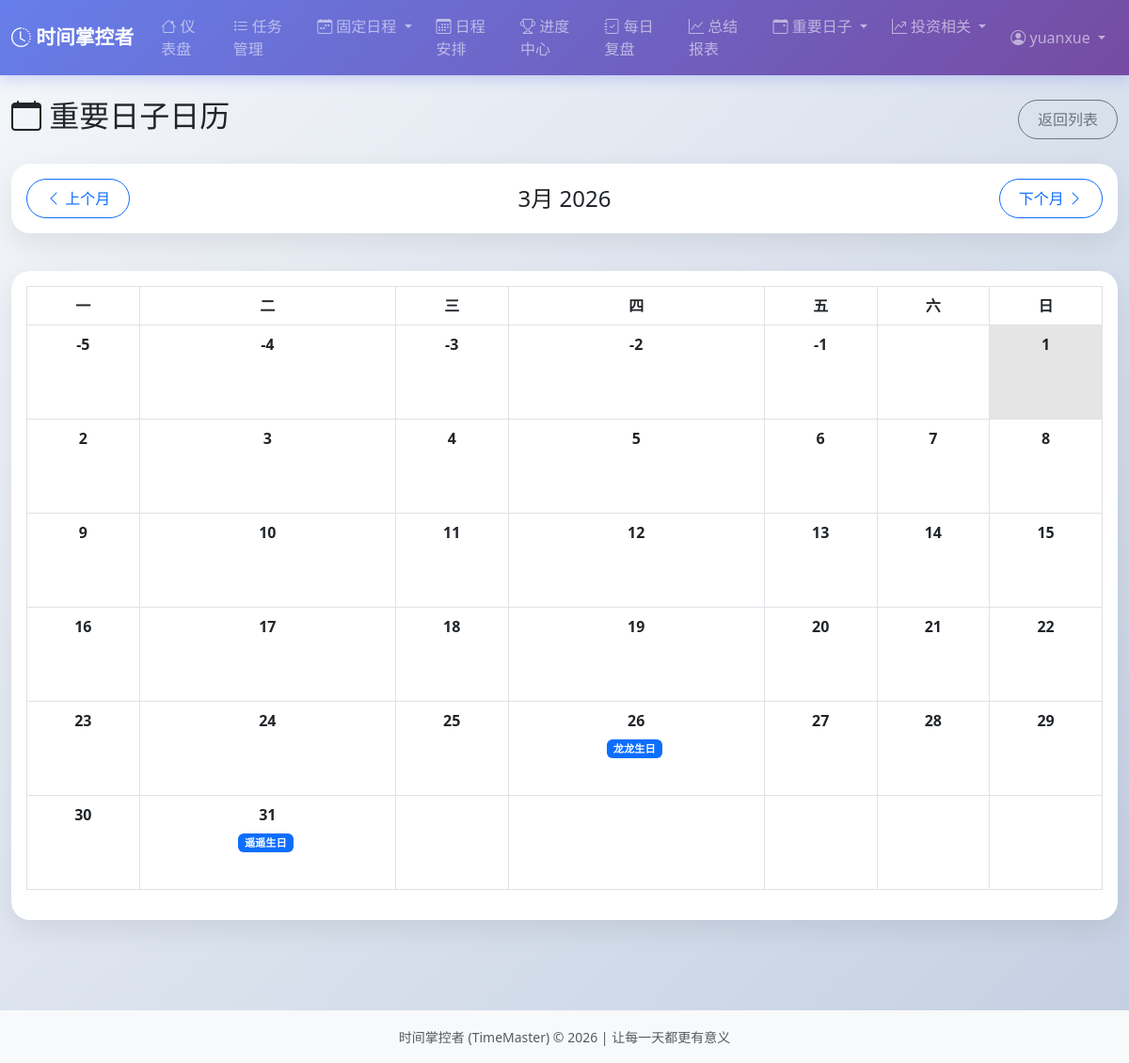
The app's page /fixed/dates/calendar (signed in) with its own data.
### models.py (models this page shows, shortened)
class User(UserMixin, db.Model):
    __tablename__ = 'users'
    id = db.Column(db.Integer, primary_key=True)
    username = db.Column(db.String(80), unique=True, nullable=False, index=True)
    email = db.Column(db.String(120), unique=True, nullable=False, index=True)
    password_hash = db.Column(db.String(255), nullable=False)
    created_at = db.Column(db.DateTime, default=datetime.utcnow)
    total_points = db.Column(db.Integer, default=0)  # 累计积分
    daily_start_hour = db.Column(db.Integer, default=10)  # 每日开始时间（默认10点）
    daily_end_hour = db.Column(db.Integer, default=17)    # 每日结束时间（默认17点）
    max_work_hours = db.Column(db.Integer, default=7)     # 每日最大工作时长（7小时）
    tasks = db.relationship('Task', backref='user', lazy='dynamic', cascade='all, delete-orphan')
    schedules = db.relationship('Schedule', backref='user', lazy='dynamic', cascade='all, delete-orphan')
    feedbacks = db.relationship('Feedback', backref='user', lazy='dynamic', cascade='all, delete-orphan')
    summaries = db.relationship('Summary', backref='user', lazy='dynamic', cascade='all, delete-orphan')
    rewards = db.relationship('Reward', backref='user', lazy='dynamic', cascade='all, delete-orphan')
    category_progress = db.relationship('RewardProgress', backref='user', lazy='dynamic', cascade='all, delete-orphan')
    habits = db.relationship('Habit', backref='user', lazy='dynamic', cascade='all, delete-orphan')
    habit_checkins = db.relationship('HabitCheckin', backref='user', lazy='dynamic', cascade='all, delete-orphan')
    fixed_schedules = db.relationship('FixedSchedule', backref='user', lazy='dynamic', cascade='all, delete-orphan')
    important_dates = db.relationship('ImportantDate', backref='user', lazy='dynamic', cascade='all, delete-orphan')
    points_history = db.relationship('PointsHistory', backref='user', lazy='dynamic', cascade='all, delete-orphan')

class ImportantDate(db.Model):
    __tablename__ = 'important_dates'
    id = db.Column(db.Integer, primary_key=True)
    user_id = db.Column(db.Integer, db.ForeignKey('users.id'), nullable=False)
    title = db.Column(db.String(200), nullable=False)  # 标题
    description = db.Column(db.Text)  # 描述
    date_type = db.Column(db.String(20), default='other')  # birthday, anniversary, deadline, holiday, other
    event_date = db.Column(db.Date, nullable=False, index=True)  # 日期
    event_time = db.Column(db.Time)  # 具体时间（可选）
    is_recurring = db.Column(db.Boolean, default=False)  # 是否每年重复
    recurring_month = db.Column(db.Integer)  # 如果重复，月份（1-12）
    recurring_day = db.Column(db.Integer)  # 如果重复，日期
    remind_days_before = db.Column(db.Integer, default=0)  # 提前几天提醒（0=当天）
    is_reminded = db.Column(db.Boolean, default=False)  # 是否已提醒
    is_completed = db.Column(db.Boolean, default=False)  # 是否已完成/已过
    color = db.Column(db.String(20), default='info')  # 显示颜色
    created_at = db.Column(db.DateTime, default=datetime.utcnow)
    updated_at = db.Column(db.DateTime, default=datetime.utcnow, onupdate=datetime.utcnow)

### routes/fixed.py (the view)
@fixed_bp.route('/dates/calendar')
@login_required
def dates_calendar():
    from calendar import monthrange
    today = date.today()
    now = datetime.now()
    year = int(request.args.get('year', today.year))
    month = int(request.args.get('month', today.month))
    if month == 1:
        prev_year, prev_month = year - 1, 12
    else:
        prev_year, prev_month = year, month - 1
    if month == 12:
        next_year, next_month = year + 1, 1
    else:
        next_year, next_month = year, month + 1
    start_of_month = date(year, month, 1)
    end_of_month = date(year, month, monthrange(year, month)[1])
    dates = ImportantDate.query.filter(
        ImportantDate.user_id == current_user.id,
        ImportantDate.event_date >= start_of_month,
        ImportantDate.event_date <= end_of_month
    ).all()
    dates_by_day = {}
    for d in dates:
        day = d.event_date.day
        if day not in dates_by_day:
            dates_by_day[day] = []
        dates_by_day[day].append(d)
    start_weekday = start_of_month.weekday()  # 0=周一, 6=周日
    days_in_month = monthrange(year, month)[1]
    return render_template('dates_calendar.html',
                         year=year,
                         month=month,
                         prev_year=prev_year,
                         prev_month=prev_month,
                         next_year=next_year,
                         next_month=next_month,
                         dates_by_day=dates_by_day,
                         start_weekday=start_weekday,
                         days_in_month=days_in_month,
                         now=now)

### app.py (called while the page is built)
@login_manager.user_loader
def load_user(user_id):
    return User.query.get(int(user_id))

### templates/dates_calendar.html (shortened to what this page needs)
{% extends "base.html" %}
{% block content %}
<div class="row">
    <div class="col-12">
        <div class="d-flex justify-content-between align-items-center mb-4">
            <h2><i class="bi bi-calendar"></i> 重要日子日历</h2>
            <a href="{{ url_for('fixed.list_dates') }}" class="btn btn-outline-secondary">返回列表</a>
        </div>
    </div>
</div>
<div class="row mb-3">
    <div class="col-12">
        <div class="card">
            <div class="card-body">
                <div class="d-flex justify-content-between align-items-center">
                    <a href="{{ url_for('fixed.dates_calendar', year=prev_year, month=prev_month) }}"
                       class="btn btn-outline-primary">
                        <i class="bi bi-chevron-left"></i> 上个月
                    </a>
                    <h4 class="mb-0">{{ month }}月 {{ year }}</h4>
                    <a href="{{ url_for('fixed.dates_calendar', year=next_year, month=next_month) }}"
                       class="btn btn-outline-primary">
                        下个月 <i class="bi bi-chevron-right"></i>
                    </a>
                </div>
            </div>
        </div>
    </div>
</div>
<div class="row">
    <div class="col-12">
        <div class="card">
            <div class="card-body">
                <table class="table table-bordered text-center">
                    <thead>
                        <tr>
                            <th>一</th>
                            <th>二</th>
                            <th>三</th>
                            <th>四</th>
                            <th>五</th>
                            <th>六</th>
                            <th>日</th>
                        </tr>
                    </thead>
                    <tbody>
                        {% set total_cells = ((start_weekday + days_in_month) // 7 + 1) * 7 %}
                        {% for row in range(total_cells // 7) %}
                            <tr>
                                {% for col in range(7) %}
                                    {% set day_num = row * 7 + col - start_weekday + 1 %}
                                    <td style="height: 100px; vertical-align: top;" class="{% if day_num and day_num <= days_in_month %}{% if now.day == day_num and now.month == month and now.year == year %}table-active{% endif %}{% endif %}">
                                        {% if day_num and day_num <= days_in_month %}
                                            <strong>{{ day_num }}</strong>
                                            {% if dates_by_day[day_num|int] is defined %}
                                                <div class="mt-1">
                                                    {% for imp_date in dates_by_day[day_num|int] %}
                                                        <span class="badge bg-{{ imp_date.color }} me-1" style="font-size: 0.7rem;">
                                                            {{ imp_date.title }}
                                                        </span>
                                                    {% endfor %}
                                                </div>
                                            {% endif %}
                                        {% endif %}
                                    </td>
                                {% endfor %}
                            </tr>
                        {% endfor %}
                    </tbody>
                </table>
            </div>
        </div>
    </div>
</div>
{% endblock %}

### templates/base.html (shortened to what this page needs)
<!DOCTYPE html>
<html lang="zh-CN">
<head>
    <link href="https://cdn.jsdelivr.net/npm/bootstrap@5.3.0/dist/css/bootstrap.min.css" rel="stylesheet">
    <link rel="stylesheet" href="https://cdn.jsdelivr.net/npm/bootstrap-icons@1.11.0/font/bootstrap-icons.css">
</head>
<body>
    <nav class="navbar navbar-expand-lg navbar-dark bg-primary">
        <div class="container-fluid">
            <a class="navbar-brand" href="{{ url_for('dashboard') }}">
                <i class="bi bi-clock-history"></i> 时间掌控者
            </a>
            <div class="collapse navbar-collapse" id="navbarNav">
                <ul class="navbar-nav me-auto">
                    <li class="nav-item">
                        <a class="nav-link" href="{{ url_for('dashboard') }}">
                            <i class="bi bi-house"></i> 仪表盘
                        </a>
                    </li>
                    <li class="nav-item">
                        <a class="nav-link" href="{{ url_for('tasks.list_tasks') }}">
                            <i class="bi bi-list-task"></i> 任务管理
                        </a>
                    </li>
                    <li class="nav-item dropdown">
                        <a class="nav-link dropdown-toggle" href="#" data-bs-toggle="dropdown">
                            <i class="bi bi-calendar-week"></i> 固定日程
                        </a>
                    </li>
                    <li class="nav-item">
                        <a class="nav-link" href="{{ url_for('schedule.view_schedule') }}">
                            <i class="bi bi-calendar3"></i> 日程安排
                        </a>
                    </li>
                    <li class="nav-item">
                        <a class="nav-link" href="{{ url_for('progress.progress_center') }}">
                            <i class="bi bi-trophy"></i> 进度中心
                        </a>
                    </li>
                    <li class="nav-item">
                        <a class="nav-link" href="{{ url_for('reflection.daily_reflection') }}">
                            <i class="bi bi-journal-check"></i> 每日复盘
                        </a>
                    </li>
                    <li class="nav-item">
                        <a class="nav-link" href="{{ url_for('summary.list_summaries') }}">
                            <i class="bi bi-graph-up"></i> 总结报表
                        </a>
                    </li>
                    <li class="nav-item dropdown">
                        <a class="nav-link dropdown-toggle" href="#" data-bs-toggle="dropdown">
                            <i class="bi bi-calendar-event"></i> 重要日子
                        </a>
                    </li>
                    <li class="nav-item dropdown">
                        <a class="nav-link dropdown-toggle" href="#" data-bs-toggle="dropdown">
                            <i class="bi bi-graph-up-arrow"></i> 投资相关
                        </a>
                    </li>
                </ul>
                <ul class="navbar-nav">
                    {% if current_user.is_authenticated %}
                        <li class="nav-item dropdown">
                            <a class="nav-link dropdown-toggle" href="#" data-bs-toggle="dropdown">
                                <i class="bi bi-person-circle"></i> {{ current_user.username }}
                            </a>
                        </li>
                    {% endif %}
                </ul>
            </div>
        </div>
    </nav>
    <main class="container-fluid py-4">
        {% block content %}{% endblock %}
    </main>
    <footer class="bg-light text-center py-3 mt-5">
        <p class="text-muted mb-0">
            <small>时间掌控者 (TimeMaster) © {{ now.year }} | 让每一天都更有意义</small>
        </p>
    </footer>
</body>
</html>

### templates/base.html (style rules this page uses)
body { background: linear-gradient(135deg, #f5f7fa 0%, #c3cfe2 100%); min-height: 100vh; font-family: 'Segoe UI', Tahoma, Geneva, Verdana, sans-serif; }
.navbar { background: linear-gradient(135deg, #667eea 0%, #764ba2 100%) !important; box-shadow: 0 4px 15px rgba(102, 126, 234, 0.3); }
.navbar-brand { font-weight: bold; font-size: 1.3rem; }
.nav-link { transition: all 0.3s; border-radius: 10px; margin: 0 5px; }
.card { border: none; border-radius: 20px; box-shadow: 0 10px 30px rgba(0,0,0,0.08); margin-bottom: 1.5rem; transition: all 0.3s; }
.btn { border-radius: 25px; padding: 8px 20px; transition: all 0.3s; }

### records on screen
User: username "yuanxue"
ImportantDate: title "龙龙生日"
ImportantDate: title "遥遥生日"

### other values on screen
{{ month }} "3"
{{ year }} "2026"
{{ day_num }} "-5" "-4" "-3" "-2" "-1" "1" "2" "3" "4" "5" "6" "7" "8" "9" "10" "11" "12" "13" "14" "15" "16" "17" "18" "19" "20" "21" "22" "23" "24" "25" "26" "27" "28" "29" "30" "31"
